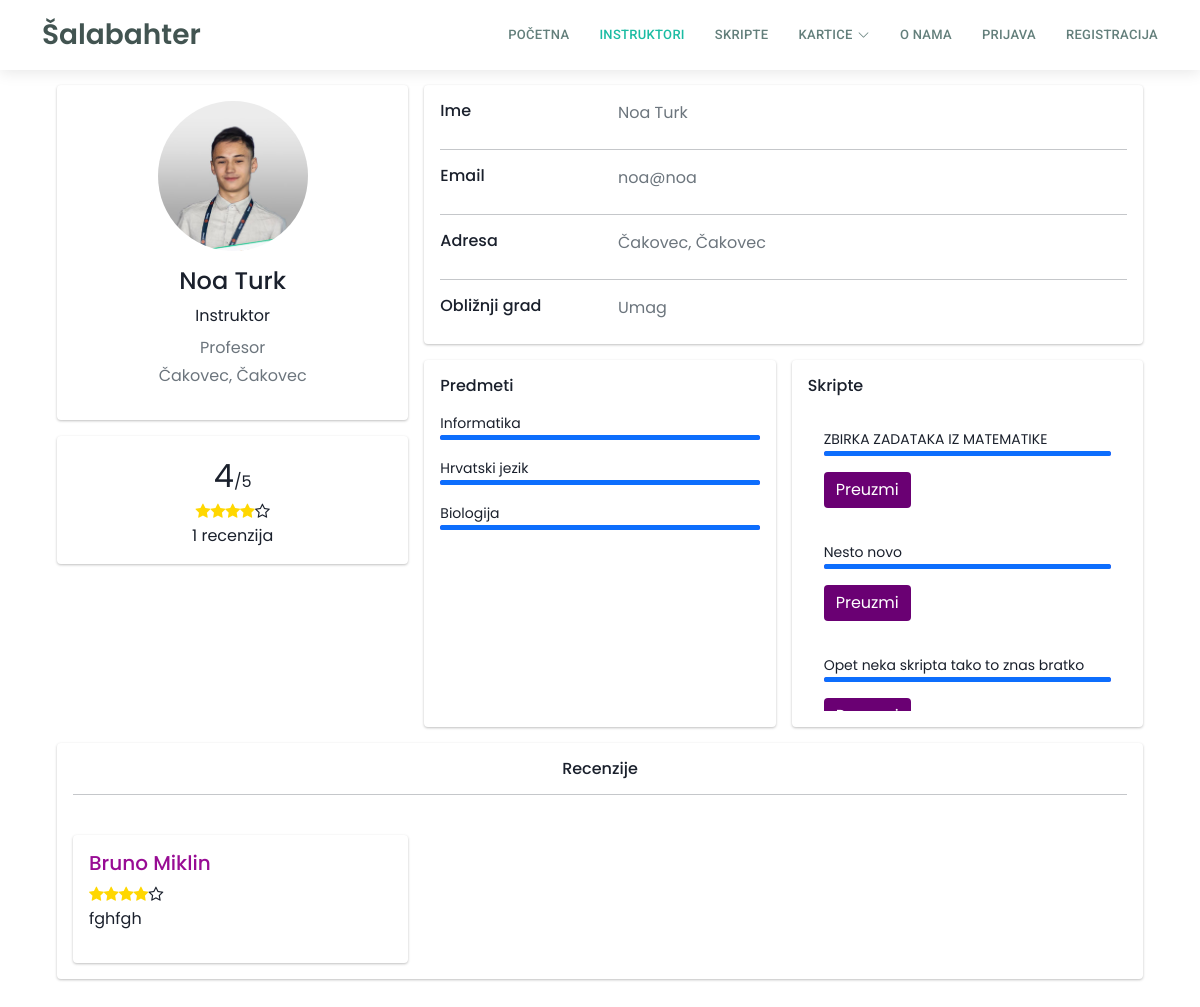
The page /profil/index.php?korisnik=22 on the database as committed earlier.
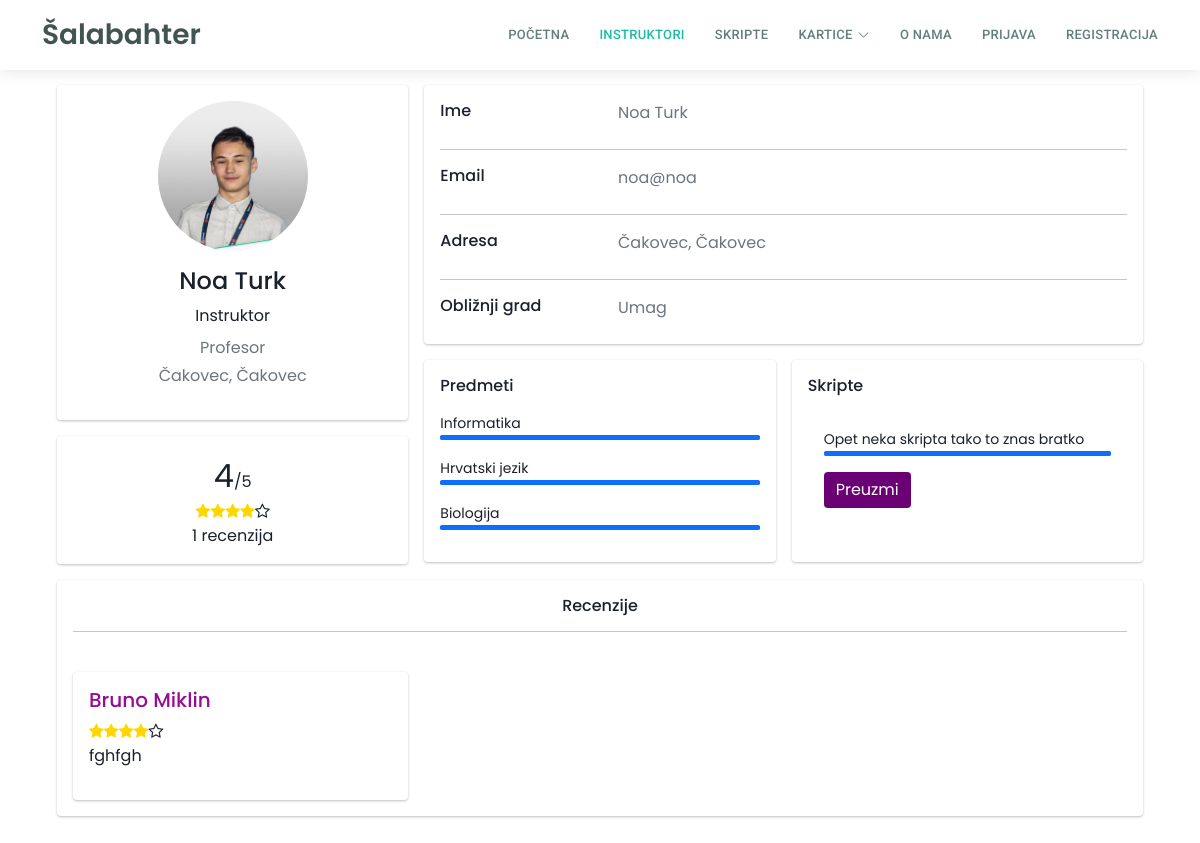
The same page on the database as committed later.
### tables this page shows
CREATE TABLE `predmeti` (
  `predmet_id` int(11) NOT NULL,
  `naziv_predmeta` varchar(255) DEFAULT NULL,
  `predmet_boja` varchar(255) NOT NULL,
  `slika_predmeta` varchar(255) DEFAULT NULL
);

CREATE TABLE `skripte` (
  `skripta_id` int(11) NOT NULL,
  `predmet_id` int(11) NOT NULL,
  `naziv_skripte` varchar(255) NOT NULL,
  `opis_skripte` longtext NOT NULL,
  `broj_pregleda` int(11) NOT NULL,
  `datum_kreiranja` date NOT NULL,
  `skripta_putanja` varchar(255) NOT NULL,
  `korisnik_id` int(11) NOT NULL
);

CREATE TABLE `recenzije` (
  `recenzija_id` int(11) NOT NULL,
  `ocjena` int(1) NOT NULL,
  `komentar` varchar(255) NOT NULL,
  `odKorisnika` int(11) NOT NULL,
  `zaKorisnika` int(11) NOT NULL
);

CREATE TABLE `korisnik` (
  `korisnik_id` int(11) NOT NULL,
  `ime` varchar(50) DEFAULT NULL,
  `prezime` varchar(50) DEFAULT NULL,
  `email` varchar(100) DEFAULT NULL,
  `lozinka` varchar(255) DEFAULT NULL,
  `adresa` varchar(255) DEFAULT NULL,
  `prebivaliste` varchar(255) NOT NULL,
  `mjesto` int(5) DEFAULT NULL,
  `slika_korisnika` varchar(255) DEFAULT NULL,
  `status_korisnika` int(20) DEFAULT NULL,
  `isAdmin` tinyint(1) NOT NULL
);

### profil/index.php (the view, shortened to what the changed rows need)
<?php
$con = require "../ukljucivanje/connection/spajanje.php";
$korisnikID = $_GET['korisnik'];
$sqlProvjeraInstruktora = "SELECT * FROM instruktori WHERE korisnik_id =  {$korisnikID}";
$rezultatInstruktor = $con->query($sqlProvjeraInstruktora);
$instruktor = $rezultatInstruktor->fetch_assoc();
if ($rezultatInstruktor->num_rows > 0) {
  $korisnikJeInstruktor = true;
} else {
  $korisnikJeInstruktor = false;
}
if ($korisnikJeInstruktor) {
  $sqlInstruktoroviPredmeti = "SELECT naziv_predmeta, predmeti.predmet_id FROM instruktorovipredmeti,predmeti WHERE instruktorovipredmeti.predmet_id=predmeti.predmet_id AND instruktorovipredmeti.instruktor_id = {$instruktor['instruktor_id']}";
  $rezultatInstruktoroviPredmeti = $con->query($sqlInstruktoroviPredmeti);
  $sqlSkripteKorisnika = "SELECT * FROM skripte WHERE korisnik_id = {$korisnikID}";
  $resultSkripteKorisnika = $con->query($sqlSkripteKorisnika);
  if ($resultSkripteKorisnika->num_rows > 0) {
    $korisnikImaSkripte = true;
  } else {
    $korisnikImaSkripte = false;
  }
}
$sqlDohvatiRecenzije = "SELECT * FROM recenzije WHERE zaKorisnika = {$korisnikID}";
$rezultatRecenzije = $con->query($sqlDohvatiRecenzije);
if ($rezultatRecenzije->num_rows > 0) {
  $imaRecenzije = true;
} else {
  $imaRecenzije = false;
}
?>
<!DOCTYPE html>
<html lang="hr">
<head>
  <?php include '../assets/css/stiliranjeSporedno.php'; ?>
  <link rel="stylesheet" href="https://cdnjs.cloudflare.com/ajax/libs/font-awesome/4.7.0/css/font-awesome.min.css">
  <link href="../assets/css/recenzije.css" rel="stylesheet">
  <link href="../assets/css/nadzornaploca.css" rel="stylesheet">
</head>
<body>
  <?php include '../ukljucivanje/header.php'; ?>
  <div class="container">
    <div class="main-body ">
      <div class="row gutters-sm">
        <div class="col-md-4 mb-3 ">
          <div class="card mt-3">
            <div class="card-body ">
              <div class="row">
                <div class="col-12 ">
                  <div class="content text-center">
                    <div class="ratings">
                      <?php if ($imaRecenzije) : ?>
                        <?php
                        $sqlDohvatiOcjene = "SELECT ROUND(AVG(ocjena),1) as prosjek, COUNT(ocjena) as brojOcjena FROM recenzije WHERE zaKorisnika = {$korisnikID} ";
                        $rezultatOcjene = $con->query($sqlDohvatiOcjene);
                        $ocjene = $rezultatOcjene->fetch_assoc();
                        $ocjene = floatval($ocjene['prosjek']);
                        $sqlBrojRecenzija = "SELECT COUNT(ocjena) as brojOcjena FROM recenzije WHERE zaKorisnika = {$korisnikID} ";
                        $rezultatBrojRecenzija = $con->query($sqlBrojRecenzija);
                        $brojRecenzija = $rezultatBrojRecenzija->fetch_assoc();
                        $brojRecenzija = $brojRecenzija['brojOcjena'];
                        ?>
                        <span style="font-size: 2em;"><?php echo $ocjene; ?></span><span>/5 <br></span>
                        <?php
                        for ($i = 1; $i <= 5; $i++) {
                          if ($i <= $ocjene) {
                            echo '<i class="fa fa-star" style="color:gold;"></i>';
                          } else {
                            echo '<i class="fa fa-star-o"></i>';
                          }
                        }
                        ?>
                        <div class="rating-text">
                          <span><?php echo $brojRecenzija ?> recenzija</span>
                          <br>
                        </div>
                      <?php endif; ?>
                    </div>
                  </div>
                </div>
              </div>
            </div>
          </div>
        </div>
        <div class="col-md-8">
          <?php if ($korisnikJeInstruktor) : ?>
            <div class="row gutters-sm">
              <div class="col-sm-6 mb-3">
                <div class="card h-100">
                  <div class="card-body">
                    <h6 class="d-flex align-items-center mb-3">Predmeti</h6>
                    <?php
                    $rezultatInstruktoroviPredmeti->data_seek(0);
                    while ($row = $rezultatInstruktoroviPredmeti->fetch_assoc()) : ?>
                      <small>
                        <?php echo $row['naziv_predmeta']; ?>
                      </small>
                      <div class="progress mb-3" style="height: 5px">
                        <div class="progress-bar bg-primary" role="progressbar" style="width: 100%" aria-valuenow="80" aria-valuemin="0" aria-valuemax="100"></div>
                      </div>
                    <?php endwhile; ?>
                  </div>
                </div>
              </div>
              <div class="col-sm-6 mb-3">
                <div class="card h-100">
                  <div class="card-body">
                    <div class="row overflow-auto" style="max-height: 300px;">
                      <div class="col-sm mb-3">
                        <?php
                        if ($korisnikImaSkripte) :
                          while ($row = $resultSkripteKorisnika->fetch_assoc()) : ?>
                            <div class="card-body">
                              <small><?php echo $row['naziv_skripte']; ?></small>
                              <div class="progress mb-3" style="height: 5px">
                                <div class="progress-bar bg-primary" role="progressbar" style="width: 100%" aria-valuenow="100" aria-valuemin="0" aria-valuemax="100"></div>
                              </div>
                              <a href="<?php echo "../skripte/" . $row['skripta_putanja']; ?>" class="btn btn-primary" download>Preuzmi</a>
                            </div>
                        <?php endwhile;
                        else : echo "Instruktor još nije dodao skripte";
                        endif; ?>
                      </div>
                    </div>
                  </div>
                </div>
              </div>
            </div>
          <?php endif; ?>
        </div>
      </div>
      <?php if ($imaRecenzije) : ?>
        <div class="row">
          <div class="col-md-12">
            <div class="card mb-3">
              <div class="card-body">
                <div class="row">
                  <?php
                  $sqlSveRecnezije = "SELECT * FROM recenzije WHERE zaKorisnika = {$korisnikID} LIMIT 6";
                  $rezultatSveRecenzije = $con->query($sqlSveRecnezije);
                  if ($rezultatSveRecenzije->num_rows > 0) :
                    while ($red = $rezultatSveRecenzije->fetch_assoc()) :
                      $sqlKorisnik = "SELECT korisnik_id, korisnik.ime, korisnik.prezime, recenzije.ocjena, recenzije.komentar
                        FROM korisnik
                        JOIN recenzije ON korisnik.korisnik_id = recenzije.odKorisnika
                        WHERE recenzije.recenzija_id = {$red['recenzija_id']}";
                      $rezultatKorisnik = $con->query($sqlKorisnik);
                      $korisnik = $rezultatKorisnik->fetch_assoc();
                  ?>
                      <div class="col-sm-4">
                        <div class="card mt-4 ">
                          <div class="card-body">
                            <div class="row">
                              <div class="col">
                                <h5><a class="link" href="?korisnik=<?php echo $korisnik['korisnik_id'] ?>"><?php echo $korisnik['ime'] . " " . $korisnik['prezime'] ?></a></h5>
                              </div>
                            </div>
                            <div class="row">
                              <div class="col">
                                <?php
                                for ($i = 1; $i <= 5; $i++) {
                                  if ($i <= $korisnik['ocjena']) {
                                    echo '<i class="fa fa-star" style="color:gold;"></i>';
                                  } else {
                                    echo '<i class="fa fa-star-o"></i>';
                                  }
                                }
                                ?>
                              </div>
                            </div>
                            <div class="row">
                              <div class="col">
                                <p><?php echo $korisnik['komentar'] ?></p>
                              </div>
                            </div>
                          </div>
                        </div>
                      </div>
                  <?php endwhile;
                  else : echo "Nema recenzija";
                  endif; ?>
                </div>
              </div>
            </div>
          </div>
        </div>
      <?php endif; ?>
    </div>
  </div>
  <link rel="stylesheet" href="https://cdnjs.cloudflare.com/ajax/libs/jquery-datetimepicker/2.5.20/jquery.datetimepicker.min.css" />
</body>
</html>

Rows that differ between the two databases and show on the page:
removed skripte: naziv_skripte "ZBIRKA ZADATAKA IZ MATEMATIKE"
removed skripte: naziv_skripte "Nesto novo"
